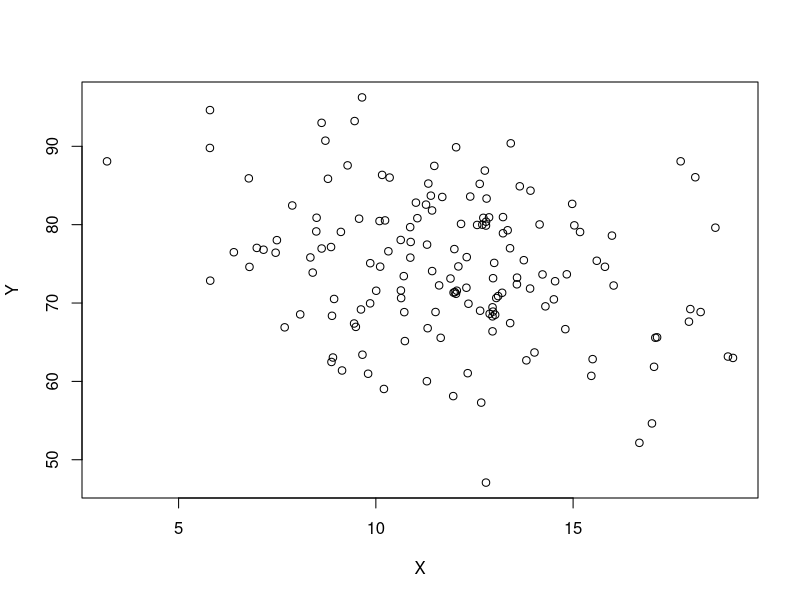
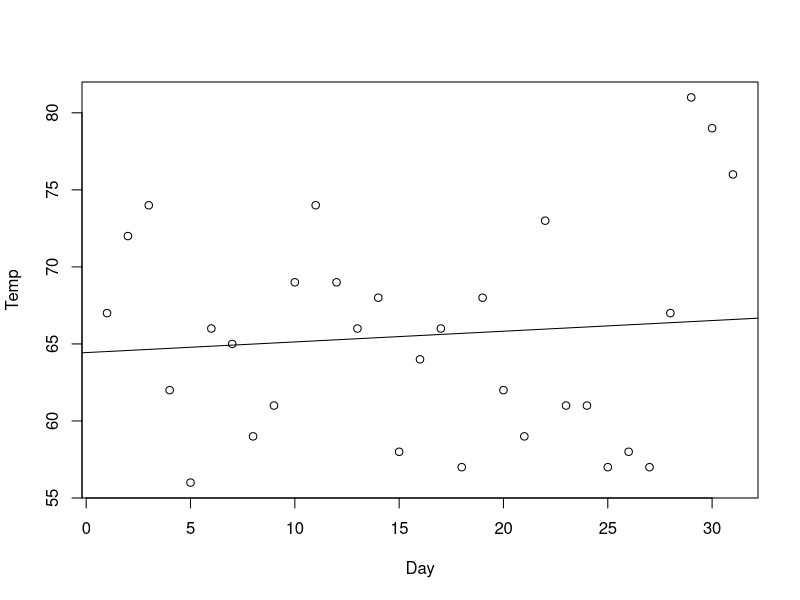

The R script that drew these images, in order:




X <- rnorm(153, 12, 3)
beta0 <- 89
beta1 <- -1.25
sigma <- 8

Y <- beta0 + beta1*X + rnorm(153, 0, 8)  

plot(Y ~ X)  
mylm <- lm(Y ~ X)
summary(mylm)



library(tidyverse)

plot(Temp ~ Day, data=filter(airquality, Month==5))
mylm <- lm(Temp ~ Day, data=filter(airquality, Month==5))
abline(mylm)
summary(mylm)